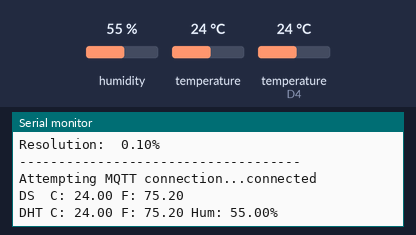
The program below on a simulated ESP8266 (Wemos D1 mini). On the bench: the last lines printed to the serial monitor. The inputs (shaded band) are chosen by the test bench; at power-on: humidity 55 %, temperature (sensor on D4) 24 °C, temperature 24 °C. WiFi joins after 1.5 s; servers stay silent unless stated; random numbers use the default seed unless the program sets one; no MQTT or app messages arrive unless stated.

Above: at 9.1 s.
9.2 s: humidity set to 22 %
At 11.3 s:
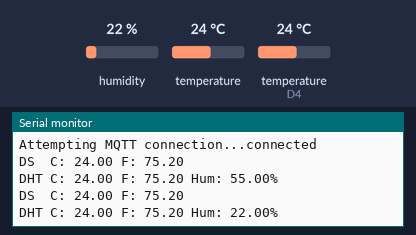
12.3 s: temperature (sensor on D4) set to 12 °C
At 14.3 s:
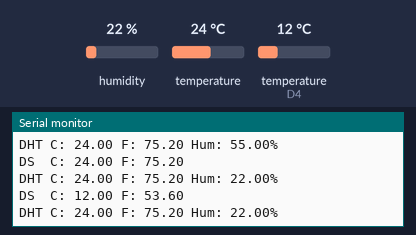
15.4 s: temperature (sensor 0) set to 12 °C
At 16.3 s:
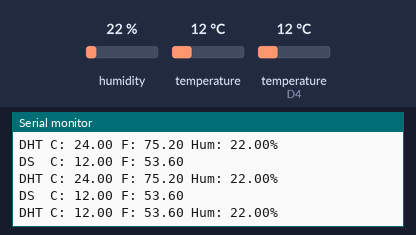
18.5 s: temperature (sensor on D4) set to 19 °C
At 21.3 s:
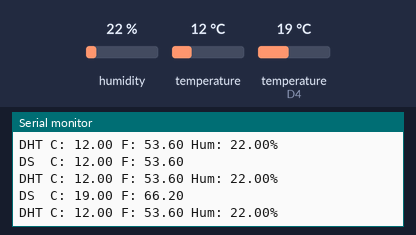
21.6 s: humidity set to 40 %
At 30.4 s:
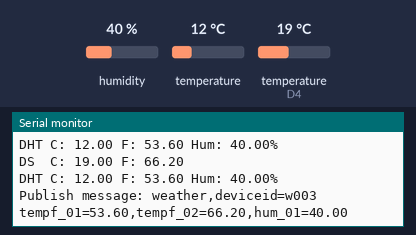
Timing chart, 0 to 31.9 s (numbered marks = the images above; inputs shaded):
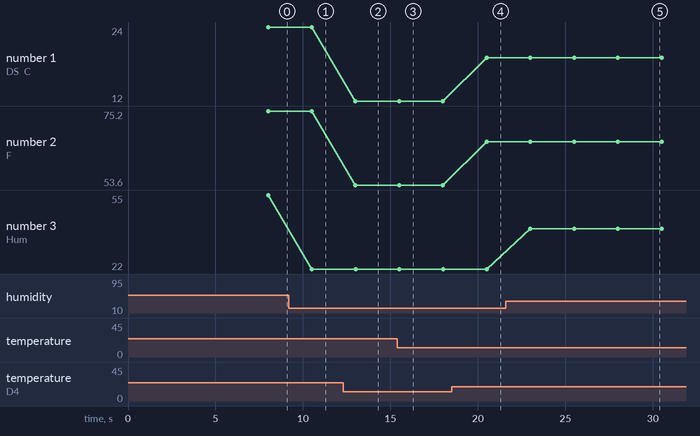

Measured:
- after the input at 9.2 s, the serial monitor: prints a new line after 1.3 s (image 1)
- after the input at 12.3 s, the serial monitor: prints a new line after 0.70 s (image 2)
- after the input at 15.4 s, the serial monitor: prints a new line after 0.11 s (image 3)
- after the input at 18.5 s, the serial monitor: prints a new line after 2.0 s (image 4)
- after the input at 21.6 s, the serial monitor: prints a new line after 1.4 s (image 5)
- plotted number 1: 24 → 12 after the input at 12.3 s, 12 → 19 after the input at 18.5 s
- plotted number 2: 75.2 → 53.6 after the input at 12.3 s, 53.6 → 66.2 after the input at 18.5 s
- plotted number 3: 22 → 40 after the input at 21.6 s

The program:

main.cpp
```cpp
#include "Arduino.h"
#include <ESP8266WiFi.h>
#include <PubSubClient.h>
#include <OneWire.h>
#include <DS18B20.h>
#include <Adafruit_Sensor.h>
#include <DHT.h>
#include <DHT_U.h>

const char *ssid = "";
const char *password = "";
const char *mqtt_server = "";
WiFiClient espClient;

const char *deviceid = "w003";

#define ONE_WIRE_BUS D4

OneWire oneWire(ONE_WIRE_BUS);
DS18B20 DSsensor(&oneWire);

const int MAXRETRY = 4;
const uint32_t msSAMPLE_INTERVAL = 2500;
const uint32_t msMETRIC_PUBLISH = 30000;

double DHTcelsius;
double DScelsius;
double DHTfahrenheit;
double DSfahrenheit;
double DHThumidity;
uint32_t msLastMetric;
uint32_t msLastSample;

PubSubClient client(espClient);
char msg[128];

#define DHTPIN D3     // Digital pin connected to the DHT sensor

// Uncomment the type of sensor in use:
//#define DHTTYPE    DHT11     // DHT 11
#define DHTTYPE    DHT22     // DHT 22 (AM2302)
//#define DHTTYPE    DHT21     // DHT 21 (AM2301)

DHT_Unified dht(DHTPIN, DHTTYPE);

void setupWifi() {
  delay(3000);
  // We start by connecting to a WiFi network
  Serial.println();
  Serial.print("Connecting to ");
  Serial.println(ssid);

  WiFi.begin(ssid, password);

  while (WiFi.status() != WL_CONNECTED) {
    delay(500);
    Serial.print(".");
  }

  randomSeed(micros());

  Serial.println("");
  Serial.println("WiFi connected");
  Serial.println("IP address: ");
  Serial.println(WiFi.localIP());
}

void reconnect() {
  // Loop until we're reconnected
  while (!client.connected()) {
    Serial.print("Attempting MQTT connection...");
    // Create a random client ID
    String clientId = "ESP8266Client-";
    clientId += String(random(0xffff), HEX);
    // Attempt to connect
    if (client.connect(clientId.c_str())) {
      Serial.println("connected");
      // Once connected, publish an announcement...
      client.publish("outTopic", "hello world");
      // ... and resubscribe
      client.subscribe("inTopic");
    } else {
      Serial.print("failed, rc=");
      Serial.print(client.state());
      Serial.println(" try again in 5 seconds");
      // Wait 5 seconds before retrying
      delay(5000);
    }
  }
}

void setupDHT() {
  dht.begin();
  Serial.println(F("DHTxx Unified Sensor"));
  // Print temperature sensor details.
  sensor_t DHTsensor;
  dht.temperature().getSensor(&DHTsensor);
  Serial.println(F("------------------------------------"));
  Serial.println(F("Temperature Sensor"));
  Serial.print  (F("Sensor Type: ")); Serial.println(DHTsensor.name);
  Serial.print  (F("Driver Ver:  ")); Serial.println(DHTsensor.version);
  Serial.print  (F("Unique ID:   ")); Serial.println(DHTsensor.sensor_id);
  Serial.print  (F("Max Value:   ")); Serial.print(DHTsensor.max_value); Serial.println(F("°C"));
  Serial.print  (F("Min Value:   ")); Serial.print(DHTsensor.min_value); Serial.println(F("°C"));
  Serial.print  (F("Resolution:  ")); Serial.print(DHTsensor.resolution); Serial.println(F("°C"));
  Serial.println(F("------------------------------------"));
  // Print humidity sensor details.
  dht.humidity().getSensor(&DHTsensor);
  Serial.println(F("Humidity Sensor"));
  Serial.print  (F("Sensor Type: ")); Serial.println(DHTsensor.name);
  Serial.print  (F("Driver Ver:  ")); Serial.println(DHTsensor.version);
  Serial.print  (F("Unique ID:   ")); Serial.println(DHTsensor.sensor_id);
  Serial.print  (F("Max Value:   ")); Serial.print(DHTsensor.max_value); Serial.println(F("%"));
  Serial.print  (F("Min Value:   ")); Serial.print(DHTsensor.min_value); Serial.println(F("%"));
  Serial.print  (F("Resolution:  ")); Serial.print(DHTsensor.resolution); Serial.println(F("%"));
  Serial.println(F("------------------------------------"));
}

void readDHT() {
  // Get temperature event and print its value.
  sensors_event_t DHTevent;
  dht.temperature().getEvent(&DHTevent);
  if (isnan(DHTevent.temperature)) {
    Serial.println(F("Error reading temperature!"));
  } else {
    DHTcelsius = DHTevent.temperature;
    DHTfahrenheit = DHTcelsius * 9 / 5 + 32;
    Serial.print("DHT C: "); Serial.print(DHTcelsius); Serial.print(" F: "); Serial.print(DHTfahrenheit);
  }
  // Get humidity event and print its value.
  dht.humidity().getEvent(&DHTevent);
  if (isnan(DHTevent.relative_humidity)) {
    Serial.println(F("Error reading humidity!"));
  } else {
    Serial.print(" Hum: ");
    DHThumidity = DHTevent.relative_humidity;
    Serial.print(DHThumidity);
    Serial.println("%");
  }
}

void readDS() {
  DSsensor.requestTemperatures();
  //Serial.println(DSsensor.getTempC());
  DScelsius = DSsensor.getTempC();
  DSfahrenheit = DScelsius * 9 / 5 + 32;
  Serial.print("DS  C: "); Serial.print(DScelsius); Serial.print(" F: "); Serial.println(DSfahrenheit);
}

void setup(void) {
  delay(3000);

  // start serial port
  Serial.begin(9600);

  setupWifi();

  client.setServer(mqtt_server, 1883);

  DSsensor.begin();

  setupDHT();
}

void loop(void) {

  if (!client.connected()) {
    reconnect();
  }
  client.loop();

  if (millis() - msLastSample >= msSAMPLE_INTERVAL) {
    msLastSample = millis();
    readDS();
    readDHT();
  }

  if (millis() - msLastMetric >= msMETRIC_PUBLISH) {
    msLastMetric = millis();

    if (!DHTfahrenheit || !DHThumidity) {
      sprintf(msg, "weather,deviceid=%s tempf_02=%.2f", deviceid, DSfahrenheit);
    } else {
      sprintf(msg, "weather,deviceid=%s tempf_01=%.2f,tempf_02=%.2f,hum_01=%.2f", deviceid, DHTfahrenheit, DSfahrenheit, DHThumidity);
    }
    Serial.print("Publish message: ");
    Serial.println(msg);
    client.publish("event", msg);
  }
}
```
